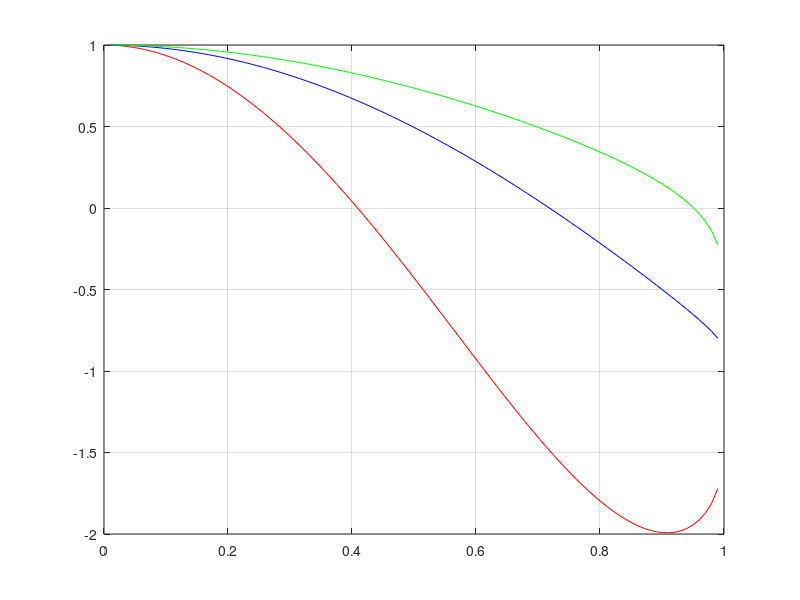

MATLAB code for this plot:
clear all

kapa=linspace(0.01,0.99,100);
n=length(kapa);

% s=linspace(-3,3,n);
% alpha=linspace(0.3,3,n);
tol=1e-10;
K = zeros(1,n); % 初始化存储积分结果的数组
E = zeros(1,n);
for i = 1:n
    current_kapa = kapa(i).^2;
    integrandK = @(theta) 1./sqrt(1-current_kapa.*(sin(theta)).^2);
    integrandE = @(theta) sqrt(1-current_kapa.*(sin(theta)).^2);

    K(i) = integral(integrandK, 0, pi/2, 'AbsTol', tol, 'RelTol', tol);
    E(i) = integral(integrandE, 0, pi/2, 'AbsTol', tol, 'RelTol', tol);
end

G0=2*E./K-1;
Gs=4*(E./K+kapa.^2-1);
Ga=4/3*((1-2*kapa.^2).*E./K+kapa.^2-1);

w=1;
s=-0.25;
alpha=2.5;
omega0=w*(G0+s*Gs+alpha*Ga);
plot(kapa,omega0,'r-');
hold on

s=-0.25;
alpha=0.3;
omega0=w*(G0+s*Gs+alpha*Ga);
plot(kapa,omega0,'b-');
hold on

s=0.25;
alpha=0.3;
omega0=w*(G0+s*Gs+alpha*Ga);
plot(kapa,omega0,'g-');

grid on;